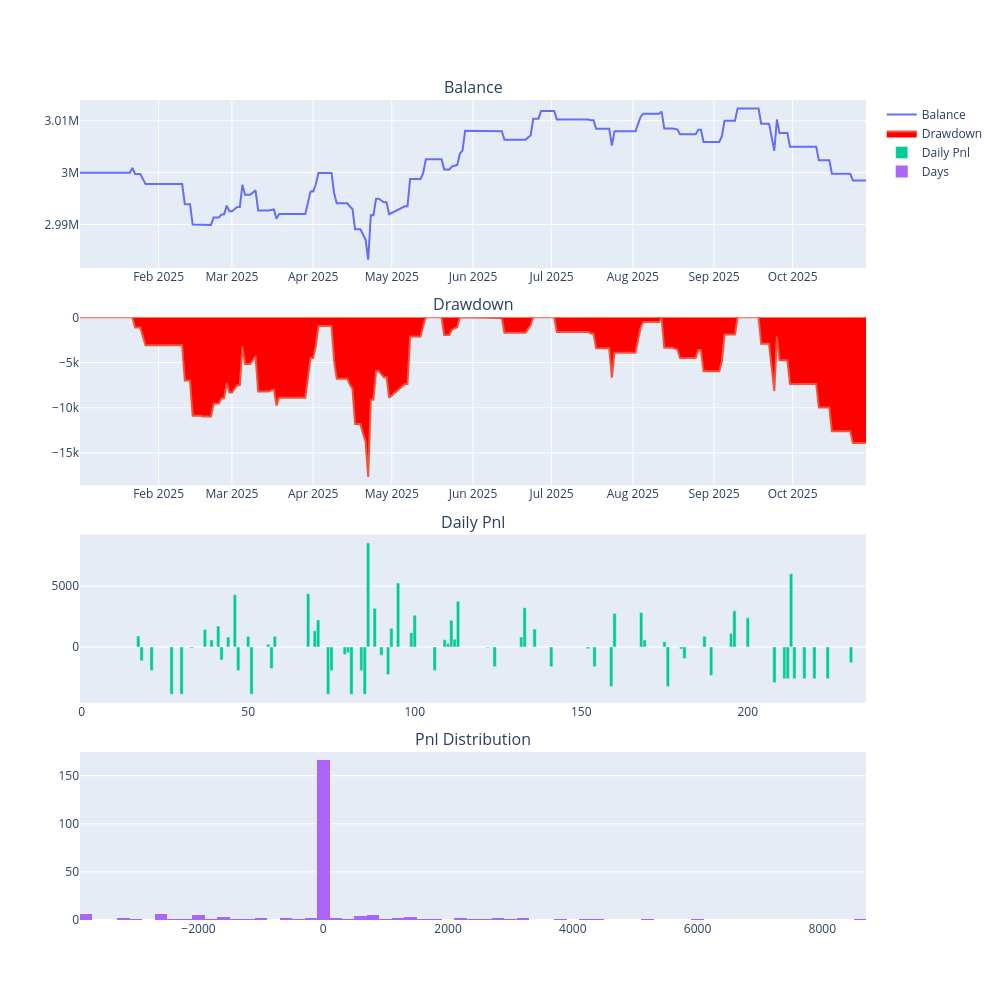

The notebook cell saved with this chart:
### Code cell
fig = enging.show_chart()
fig.show()  # 在交互式环境中显示图表，例如 Jupyter Notebook
fig.write_image("backtesting_result.svg", width=1200, height=800)  # 保存为 SVG 文件

### Figure 1 — Plotly figure (JSON) as saved in the notebook; plotly's stock layout.template omitted (floating-point values rounded to 4 significant figures; data arrays with more than 128 entries replaced by an {"elided": "..."} marker saying what was removed)
{"data": [{"mode": "lines", "name": "Balance", "x": {"elided": "236 str values"}, "y": {"elided": "236 float values"}, "type": "scatter", "xaxis": "x", "yaxis": "y"}, {"fill": "tozeroy", "fillcolor": "red", "mode": "lines", "name": "Drawdown", "x": {"elided": "236 str values"}, "y": {"elided": "236 float values"}, "type": "scatter", "xaxis": "x2", "yaxis": "y2"}, {"name": "Daily Pnl", "y": {"elided": "236 float values"}, "type": "bar", "xaxis": "x3", "yaxis": "y3"}, {"name": "Days", "nbinsx": 100, "x": {"elided": "236 float values"}, "type": "histogram", "xaxis": "x4", "yaxis": "y4"}], "layout": {"xaxis": {"anchor": "y", "domain": [0.0, 1.0]}, "yaxis": {"anchor": "x", "domain": [0.795, 1.0]}, "xaxis2": {"anchor": "y2", "domain": [0.0, 1.0]}, "yaxis2": {"anchor": "x2", "domain": [0.53, 0.735]}, "xaxis3": {"anchor": "y3", "domain": [0.0, 1.0]}, "yaxis3": {"anchor": "x3", "domain": [0.265, 0.47]}, "xaxis4": {"anchor": "y4", "domain": [0.0, 1.0]}, "yaxis4": {"anchor": "x4", "domain": [0.0, 0.205]}, "annotations": [{"font": {"size": 16}, "showarrow": false, "text": "Balance", "x": 0.5, "xanchor": "center", "xref": "paper", "y": 1.0, "yanchor": "bottom", "yref": "paper"}, {"font": {"size": 16}, "showarrow": false, "text": "Drawdown", "x": 0.5, "xanchor": "center", "xref": "paper", "y": 0.735, "yanchor": "bottom", "yref": "paper"}, {"font": {"size": 16}, "showarrow": false, "text": "Daily Pnl", "x": 0.5, "xanchor": "center", "xref": "paper", "y": 0.47, "yanchor": "bottom", "yref": "paper"}, {"font": {"size": 16}, "showarrow": false, "text": "Pnl Distribution", "x": 0.5, "xanchor": "center", "xref": "paper", "y": 0.205, "yanchor": "bottom", "yref": "paper"}], "height": 1000, "width": 1000}}
